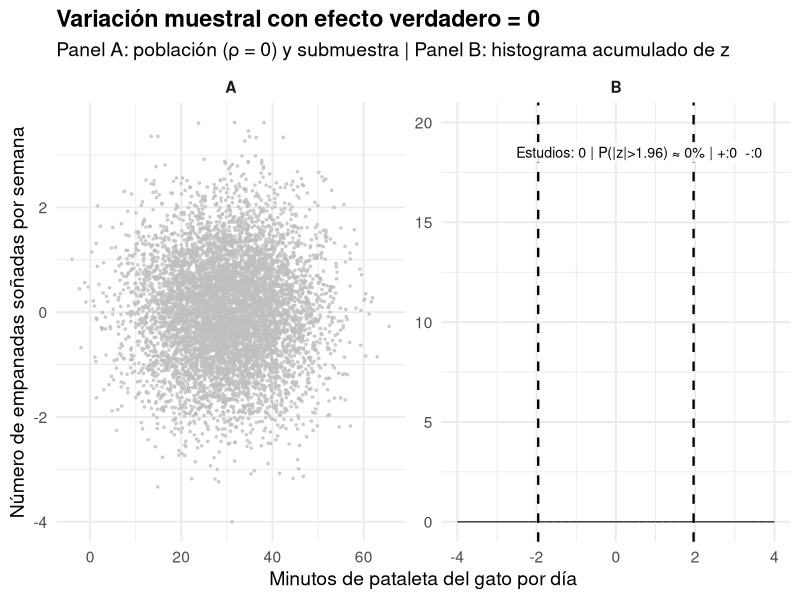

Reproduce this figure in R.
# Paquetes
library(tidyverse)

# --- Usa los mismos parámetros que en tu animación ---
set.seed(1234)          # <- igual que antes
n_poblacion <- 7000
# Etiquetas (ajústalas a las que usaste en la animación)
x_lab <- "Minutos de pataleta del gato por día"
y_lab <- "Número de empanadas soñadas por semana"

# Distribución de X y Y (ρ = 0), igual que en la animación
pobl <- tibble(
  id = 1:n_poblacion,
  x  = rnorm(n_poblacion, 30, 10),
  y  = rnorm(n_poblacion,  0,  1)
)

# Definición de bins para el histograma (igual que en la animación)
breaks <- seq(-4, 4, by = 0.2)
binw   <- diff(breaks)[1]
mids   <- head(breaks, -1) + binw/2

# Histograma "vacío": conteos = 0 en todos los bins
hist_vacio <- tibble(
  panel = "B",
  bin   = mids,
  count = 0
)

# Para que haya espacio para la etiqueta, forzamos un rango Y razonable en el panel B
# (no dibuja nada, solo fija el rango)
rango_y_b <- tibble(panel = "B", bin = 0, count = 20)  # ajusta 20 si quieres más/menos altura

# Etiqueta del panel B
etiqueta_B <- tibble(
  panel = "B",
  x = max(breaks) - 0.2,
  y = 19,  # cerca de la parte alta del rango
  label = "Estudios: 0 | P(|z|>1.96) ≈ 0% | +:0  -:0"
)

# Plot combinado (facetas A y B)
p_static <- ggplot() +
  facet_wrap(~panel, ncol = 2, scales = "free") +

  # Panel A: población (sin submuestra)
  geom_point(
    data = pobl %>% mutate(panel = "A"),
    aes(x, y),
    colour = "grey75", size = 0.6, alpha = 0.7, inherit.aes = FALSE
  ) +

  # Panel B: histograma vacío
  geom_col(
    data = hist_vacio,
    aes(x = bin, y = count, group = bin),
    width = binw, fill = "grey70", colour = "grey25"
  ) +
  # Forzar rango Y del panel B sin dibujar nada
  geom_blank(data = rango_y_b, aes(x = bin, y = count)) +
  # Líneas de significancia
  geom_vline(
    data = data.frame(panel = "B"),
    aes(xintercept = -1.96), linetype = "dashed", linewidth = 0.8
  ) +
  geom_vline(
    data = data.frame(panel = "B"),
    aes(xintercept =  1.96), linetype = "dashed", linewidth = 0.8
  ) +
  # Etiqueta superior derecha del panel B
  geom_label(
    data = etiqueta_B,
    aes(x = x, y = y, label = label),
    size = 3.6, vjust = 1.0, hjust = 1.0, label.size = 0, alpha = 0.9
  ) +

  # Estilo y textos (coherentes con tu animación)
  labs(
    title = "Variación muestral con efecto verdadero = 0",
    subtitle = "Panel A: población (ρ = 0) y submuestra | Panel B: histograma acumulado de z",
    x = x_lab, y = y_lab
  ) +
  theme_minimal(base_size = 14) +
  theme(plot.title = element_text(face = "bold"),
        strip.text = element_text(face = "bold"))

dpi_match <- 72          # o 96 si tu GIF se ve más “pequeño”
ggsave(
  "variacion_muestral_base_estatica.png",
  p_static,
  width  = 1200 / dpi_match,   # pulgadas
  height =  600 / dpi_match,   # pulgadas
  units  = "in",
  dpi    = dpi_match
)
